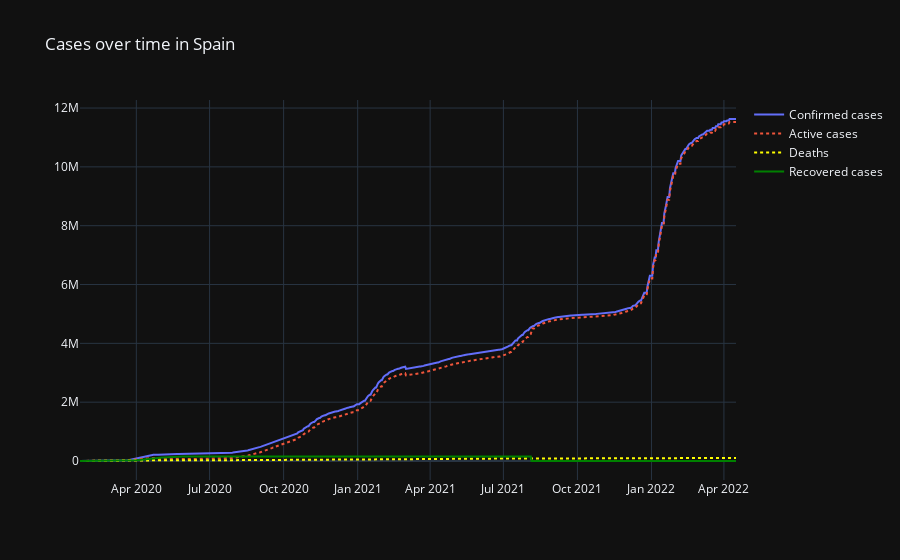

The cell this chart's notebook holds for it:
### Code cell
NP = (df.loc[df['Country/Region'] == 'Spain'])
NP['Active'] = NP['Confirmed']-(NP['Recovered'] + NP['Deaths'])
NP =NP.groupby('Date')['Confirmed','Recovered', 'Deaths','Active'].sum()
Data_Nepal = NP.reset_index()
Data_Nepal['Date'] = pd.to_datetime(Data_Nepal['Date'])

fig = go.Figure()
fig.add_trace(go.Scatter(x=Data_Nepal['Date'], y=Data_Nepal['Confirmed'],
                    mode='lines',
                    name='Confirmed cases'))

fig.add_trace(go.Scatter(x=Data_Nepal['Date'], y=Data_Nepal['Active'],
                    mode='lines',
                    name='Active cases',line=dict( dash='dot')))
fig.add_trace(go.Scatter(x=Data_Nepal['Date'], y=Data_Nepal['Deaths'],name='Deaths',
                                   marker_color='yellow',mode='lines',line=dict( dash='dot') ))
fig.add_trace(go.Scatter(x=Data_Nepal['Date'], y=Data_Nepal['Recovered'],
                    mode='lines',
                    name='Recovered cases',marker_color='green'))
fig.update_layout(
    title='Cases over time in Spain',
    template='plotly_dark',

)

fig.show()

### Figure 1 — Plotly figure (JSON) as saved in the notebook; plotly's stock layout.template omitted (floating-point values rounded to 4 significant figures; data arrays with more than 128 entries replaced by an {"elided": "..."} marker saying what was removed)
{"data": [{"mode": "lines", "name": "Confirmed cases", "type": "scatter", "x": {"elided": "816 str values"}, "y": {"elided": "816 int values"}}, {"line": {"dash": "dot"}, "mode": "lines", "name": "Active cases", "type": "scatter", "x": {"elided": "816 str values"}, "y": {"elided": "816 int values"}}, {"line": {"dash": "dot"}, "marker": {"color": "yellow"}, "mode": "lines", "name": "Deaths", "type": "scatter", "x": {"elided": "816 str values"}, "y": {"elided": "816 int values"}}, {"marker": {"color": "green"}, "mode": "lines", "name": "Recovered cases", "type": "scatter", "x": {"elided": "816 str values"}, "y": {"elided": "816 int values"}}], "layout": {"title": {"text": "Cases over time in Spain"}}}
